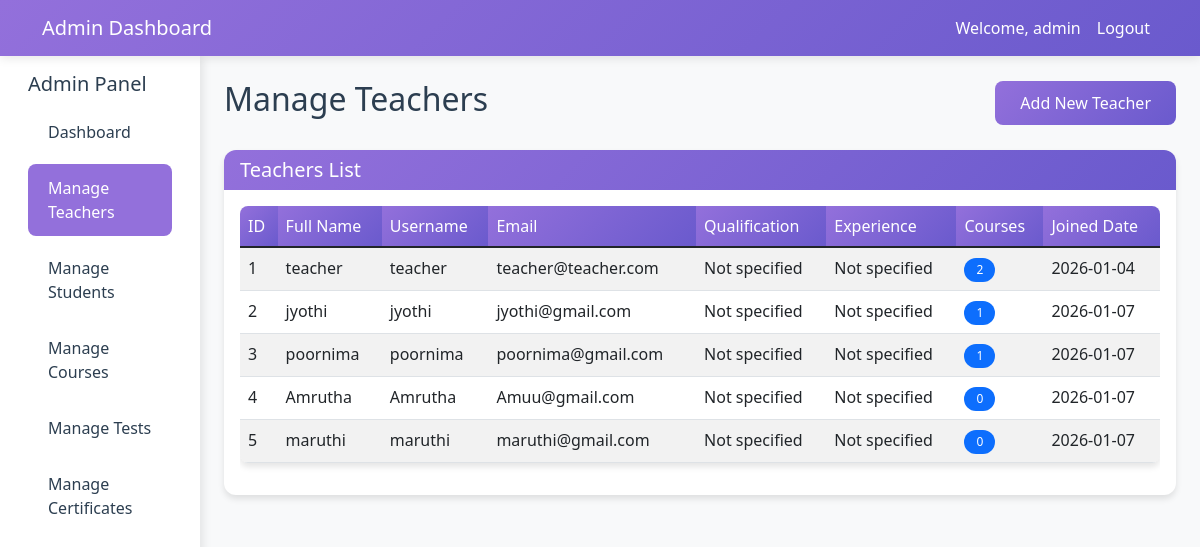
The app's page /admin/teachers (signed in) with its own data.
### models.py (models this page shows, shortened)
class User(UserMixin, db.Model):
    id = db.Column(db.Integer, primary_key=True)
    username = db.Column(db.String(80), unique=True, nullable=False)
    email = db.Column(db.String(120), unique=True, nullable=False)
    password_hash = db.Column(db.String(128))
    role = db.Column(db.String(20), nullable=False)  # admin, teacher, student
    created_at = db.Column(db.DateTime, default=datetime.utcnow)
    teacher_profile = db.relationship('Teacher', backref='user', uselist=False)
    student_profile = db.relationship('Student', backref='user', uselist=False)

class Teacher(db.Model):
    id = db.Column(db.Integer, primary_key=True)
    user_id = db.Column(db.Integer, db.ForeignKey('user.id'), nullable=False)
    full_name = db.Column(db.String(100), nullable=False)
    qualification = db.Column(db.String(200))
    experience = db.Column(db.String(100))
    courses = db.relationship('Course', backref='teacher', lazy=True)

### app.py (the view)
@app.route('/admin/teachers')
@login_required
def manage_teachers():
    if current_user.role != 'admin':
        flash('Access denied', 'error')
        return redirect(url_for('login'))
    teachers = Teacher.query.all()
    return render_template('admin/teachers.html', teachers=teachers, theme_color=THEME_COLOR)

### app.py (called while the page is built)
@login_manager.user_loader
def load_user(user_id):
    return User.query.get(int(user_id))

### templates/admin/teachers.html (shortened to what this page needs)
<!DOCTYPE html>
<html lang="en">
<head>
    <link href="https://cdn.jsdelivr.net/npm/bootstrap@5.1.3/dist/css/bootstrap.min.css" rel="stylesheet">
    <link href="{{ url_for('static', filename='css/style.css') }}" rel="stylesheet">
</head>
<body>
    <nav class="navbar navbar-expand-lg navbar-dark">
        <div class="container">
            <a class="navbar-brand" href="#">Admin Dashboard</a>
            <div class="navbar-nav ms-auto">
                <span class="nav-link">Welcome, {{ current_user.username }}</span>
                <a class="nav-link" href="{{ url_for('logout') }}">Logout</a>
            </div>
        </div>
    </nav>
    <div class="container-fluid">
        <div class="row">
            <div class="col-md-3 col-lg-2 sidebar">
                <div class="p-3">
                    <h5>Admin Panel</h5>
                    <ul class="nav flex-column">
                     <li class="nav-item">
                            <a class="nav-link " href="{{ url_for('admin_dashboard') }}">Dashboard</a>
                        </li>
                        <li class="nav-item">
                            <a class="nav-link active" href="{{ url_for('manage_teachers') }}">Manage Teachers</a>
                        </li>
                        <li class="nav-item">
                            <a class="nav-link" href="{{ url_for('manage_students') }}">Manage Students</a>
                        </li>
                        <li class="nav-item">
                            <a class="nav-link" href="{{ url_for('manage_courses') }}">Manage Courses</a>
                        </li>
 <li class="nav-item">
                <a class="nav-link" href="{{ url_for('admin_manage_tests') }}">Manage Tests</a>
            </li>
            <li class="nav-item">
                <a class="nav-link" href="{{ url_for('admin_manage_certificates') }}">Manage Certificates</a>
            </li>
                    </ul>
                </div>
            </div>
            <div class="col-md-9 col-lg-10 ms-sm-auto px-4 py-4">
                <div class="d-flex justify-content-between align-items-center mb-4">
                    <h2>Manage Teachers</h2>
                    <a href="{{ url_for('register', role='teacher') }}" class="btn btn-primary">Add New Teacher</a>
                </div>
                <div class="card">
                    <div class="card-header">
                        <h5 class="card-title mb-0">Teachers List</h5>
                    </div>
                    <div class="card-body">
                        {% if teachers %}
                            <div class="table-responsive">
                                <table class="table table-striped">
                                    <thead>
                                        <tr>
                                            <th>ID</th>
                                            <th>Full Name</th>
                                            <th>Username</th>
                                            <th>Email</th>
                                            <th>Qualification</th>
                                            <th>Experience</th>
                                            <th>Courses</th>
                                            <th>Joined Date</th>
                                        </tr>
                                    </thead>
                                    <tbody>
                                        {% for teacher in teachers %}
                                        <tr>
                                            <td>{{ teacher.id }}</td>
                                            <td>{{ teacher.full_name }}</td>
                                            <td>{{ teacher.user.username }}</td>
                                            <td>{{ teacher.user.email }}</td>
                                            <td>{{ teacher.qualification or 'Not specified' }}</td>
                                            <td>{{ teacher.experience or 'Not specified' }}</td>
                                            <td>
                                                <span class="badge bg-primary">{{ teacher.courses|length }}</span>
                                            </td>
                                            <td>{{ teacher.user.created_at.strftime('%Y-%m-%d') }}</td>
                                        </tr>
                                        {% endfor %}
                                    </tbody>
                                </table>
                            </div>
                        {% else %}
                            <p class="text-muted text-center">No teachers found.</p>
                        {% endif %}
                    </div>
                </div>
            </div>
        </div>
    </div>
</body>
</html>

### static/css/style.css (style rules this page uses)
:root { --primary-color: #9370DB; --primary-dark: #7B68EE; --primary-light: #AB9BFF; --secondary-color: #6A5ACD; --accent-color: #483D8B; --text-dark: #2C3E50; --text-light: #7F8C8D; --bg-light: #F8F9FA; --bg-white: #FFFFFF; --success-color: #28A745; --warning-color: #FFC107; --danger-color: #DC3545; --info-color: #17A2B8; }
body { font-family: 'Segoe UI', Tahoma, Geneva, Verdana, sans-serif; background-color: var(--bg-light); color: var(--text-dark); }
.navbar { background: linear-gradient(135deg, var(--primary-color), var(--secondary-color)); box-shadow: 0 2px 10px rgba(0,0,0,0.1); }
.navbar-brand, .navbar-nav .nav-link { color: white !important; font-weight: 500; }
.sidebar { background: var(--bg-white); min-height: calc(100vh - 56px); box-shadow: 2px 0 10px rgba(0,0,0,0.1); }
.sidebar .nav-link { color: var(--text-dark); padding: 12px 20px; border-radius: 8px; margin: 4px 0; transition: all 0.3s ease; }
.sidebar .nav-link:hover, .sidebar .nav-link.active { background-color: var(--primary-color); color: white; }
.card { border: none; border-radius: 12px; box-shadow: 0 4px 6px rgba(0,0,0,0.1); transition: transform 0.3s ease; margin-bottom: 20px; }
.card-header { background: linear-gradient(135deg, var(--primary-color), var(--secondary-color)); color: white; border-radius: 12px 12px 0 0 !important; border: none; }
.btn-primary { background: linear-gradient(135deg, var(--primary-color), var(--secondary-color)); border: none; border-radius: 8px; padding: 10px 25px; font-weight: 500; transition: all 0.3s ease; }
.table { background: white; border-radius: 8px; overflow: hidden; box-shadow: 0 4px 6px rgba(0,0,0,0.1); }
.table th { background: linear-gradient(135deg, var(--primary-color), var(--secondary-color)); color: white; border: none; font-weight: 500; }
.badge { padding: 6px 12px; border-radius: 20px; font-weight: 500; }

### records on screen
User: username "admin"
Teacher: id "1", full_name "teacher", user.username "teacher", user.email "teacher@teacher.com", qualification "Not specified", experience "Not specified", courses|length "2", user.created_at "2026-01-04"
Teacher: id "2", full_name "jyothi", user.username "jyothi", user.email "jyothi@gmail.com", qualification "Not specified", experience "Not specified", courses|length "1", user.created_at "2026-01-07"
Teacher: id "3", full_name "poornima", user.username "poornima", user.email "poornima@gmail.com", qualification "Not specified", experience "Not specified", courses|length "1", user.created_at "2026-01-07"
Teacher: id "4", full_name "Amrutha", user.username "Amrutha", user.email "Amuu@gmail.com", qualification "Not specified", experience "Not specified", courses|length "0", user.created_at "2026-01-07"
Teacher: id "5", full_name "maruthi", user.username "maruthi", user.email "maruthi@gmail.com", qualification "Not specified", experience "Not specified", courses|length "0", user.created_at "2026-01-07"
